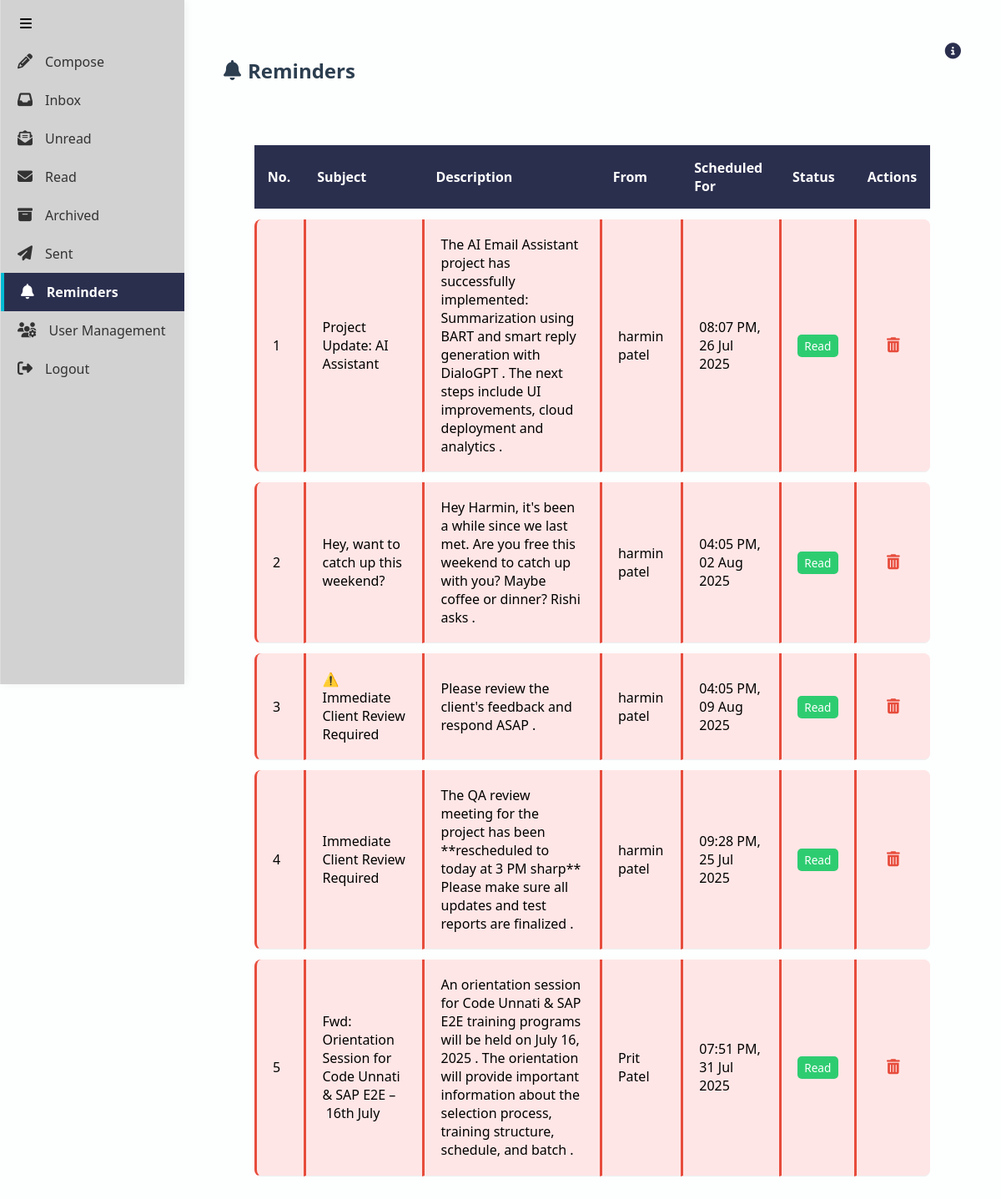
Page /reminders (signed in) on the earlier database version.
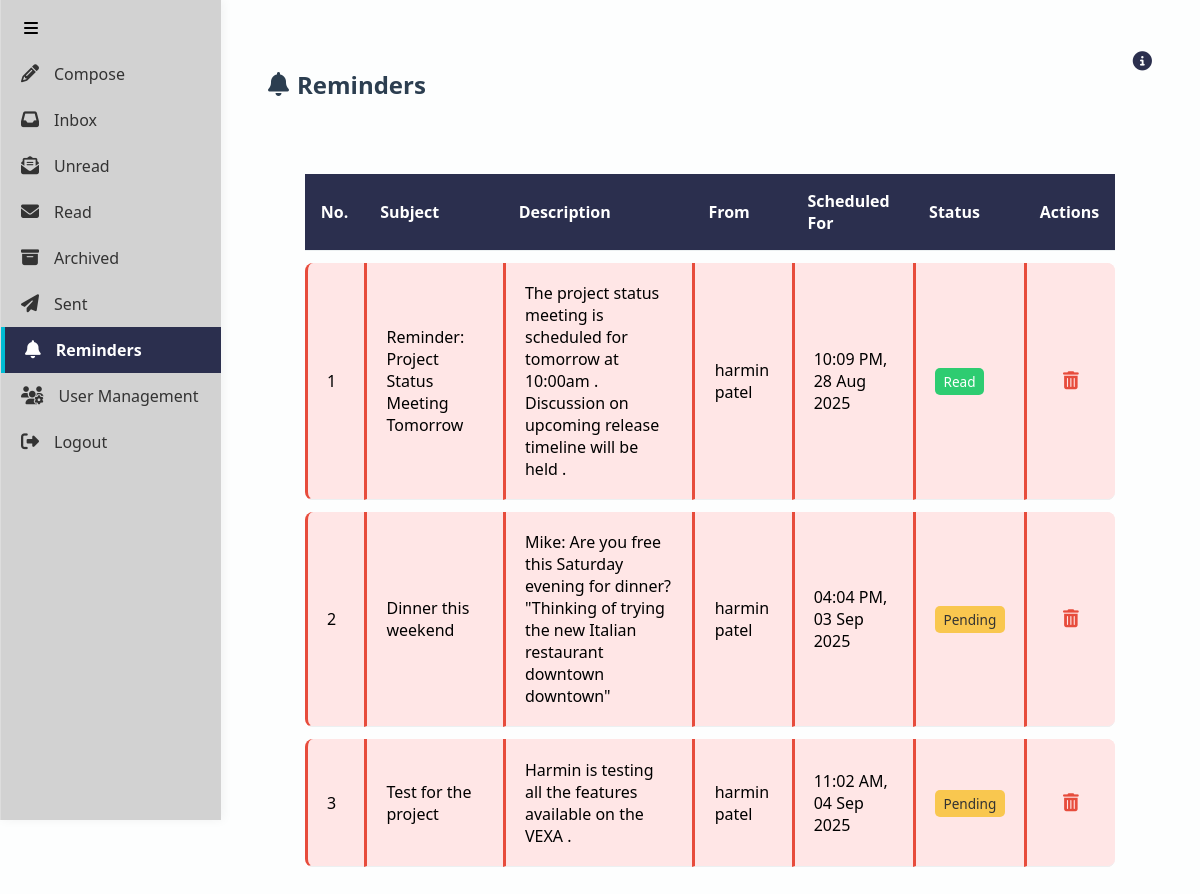
Same page on the later database version.
### models.py (models this page shows)
class EmailStatus(Base):
    __tablename__ = 'email_status'
    id = Column(Integer, primary_key=True)
    subject = Column(String)
    sender = Column(String)
    classification = Column(String)
    summary = Column(String)
    timestamp = Column(DateTime)
    read = Column(Boolean, default=False)
    archived = Column(Boolean, default=False)
    priority = Column(String(10), default='Low')
    smart_reply = Column(Text)
    body = Column(Text)
    attachments = Column(Text)
    reminder = Column(Boolean, default=False)

### app.py (the view)
@app.route('/reminders')
@login_required
def reminders():
    session = Session()
    reminders = session.query(EmailStatus).filter_by(reminder=True).all()
    from datetime import datetime
    for r in reminders:
        print(f"🕒 Reminder: {r.timestamp}, Now: {datetime.now()}, Delta: {r.timestamp - datetime.now()}")
    return render_template('reminder.html', reminders=reminders, active_page='reminder', get_urgency_class=get_urgency_class)

### app.py (called while the page is built)
@login_manager.user_loader
def load_user(user_id):
    session = Session()
    user = session.query(User).get(int(user_id))
    if user:
        session.expunge(user)  # Detach object from session
        print(f"Loaded user {user.email} is_admin={user.is_admin}")
    else:
        print(f"No user found for id {user_id}")
    session.close()
    return user

def get_urgency_class(timestamp):
    now = datetime.now()
    if timestamp < now:
        return 'overdue'         # 🔴 Time has already passed
    elif timestamp <= now + timedelta(hours=6):
        return 'urgent'          # 🟠 Within the next 6 hours
    else:
        return 'normal'          # 🟢 Future reminders

### templates/reminder.html (shortened to what this page needs)
<!DOCTYPE html>
<html lang="en">
<head>
  <link rel="stylesheet" href="{{ url_for('static', filename='style.css') }}?v=10">
  <link rel="stylesheet" href="https://cdnjs.cloudflare.com/ajax/libs/font-awesome/6.5.0/css/all.min.css" />
</head>
<body>
  <div class="sidebar" id="sidebar">
    <div class="toggle-sidebar" onclick="toggleSidebar()">
      <i class="fas fa-bars"></i>
    </div>
    <a href="{{ url_for('compose') }}" class="sidebar-btn {% if active_page == 'compose' %}active{% endif %}">
      <i class="fas fa-pencil-alt"></i><span>Compose</span>
    </a>
    <a href="{{ url_for('dashboard') }}?filter=inbox"
      class="sidebar-btn {% if active_page == 'inbox' %}active{% endif %}">
      <i class="fas fa-inbox"></i><span>Inbox</span>
    </a>
    <a href="{{ url_for('dashboard') }}?filter=unread"
      class="sidebar-btn {% if active_page == 'unread' %}active{% endif %}">
      <i class="fas fa-envelope-open-text"></i><span>Unread</span>
    </a>
    <a href="{{ url_for('dashboard') }}?filter=read"
      class="sidebar-btn {% if active_page == 'read' %}active{% endif %}">
      <i class="fas fa-envelope"></i><span>Read</span>
    </a>
    <a href="{{ url_for('dashboard') }}?filter=archived"
      class="sidebar-btn {% if active_page == 'archived' %}active{% endif %}">
      <i class="fas fa-archive"></i><span>Archived</span>
    </a>
    <a href="{{ url_for('sent') }}" class="sidebar-btn {% if active_page == 'sent' %}active{% endif %}">
      <i class="fas fa-paper-plane"></i><span>Sent</span>
    </a>
    <a href="{{ url_for('reminders') }}" class="sidebar-btn {% if active_page == 'reminder' %}active{% endif %}">
      <i class="fas fa-bell"></i><span>Reminders</span>
    </a>
    {% if current_user.is_authenticated and current_user.is_admin %}
    <a href="{{ url_for('user_management') }}" class="sidebar-btn">
      <i class="fas fa-users-cog"></i><span>User Management</span>
    </a>
    {% endif %}
    <a href="{{ url_for('logout') }}" class="sidebar-btn logout">
      <i class="fas fa-sign-out-alt"></i><span>Logout</span>
    </a>
  </div>
  <div class="main-content">
    <div class="top-bar">
      <h2><i class="fas fa-bell"></i> Reminders</h2>
      <div class="reminder-info-wrapper">
        <div class="info-hover">
          <i class="fas fa-info-circle" id="infoIcon" title="Reminder Color Guide"></i>
        </div>
      </div>
    </div>
    <div class="reminders-wrapper">
      {% if reminders %}
      <table class="reminders-table">
  <thead>
    <tr>
      <th>No.</th>
      <th>Subject</th>
      <th>Description</th>
      <th>From</th>
      <th>Scheduled For</th>
      <th>Status</th>
      <th>Actions</th>
    </tr>
  </thead>
  <tbody>
    {% for reminder in reminders %}
    <tr class="{{ get_urgency_class(reminder.timestamp) }}" class="reminder-mail">
      <td>{{ loop.index }}</td>
      <td>{{ reminder.subject }}</td>
      <td>{{ reminder.summary or 'No description' }}</td>
      <td title="{{ reminder.sender }}">
        {{ reminder.sender.split('<')[0].strip() if '<' in reminder.sender else reminder.sender }}
      </td>
      <td>{{ reminder.timestamp.strftime('%I:%M %p, %d %b %Y') }}</td>
      <td>
        <span class="badge {{ 'read' if reminder.read else 'pending' }}">
          {{ 'Read' if reminder.read else 'Pending' }}
        </span>
      </td>
      <td>
        <a href="{{ url_for('delete_reminder', id=reminder.id) }}" class="delete-btn-1" title="Delete Reminder">
          <i class="fas fa-trash-alt"></i>
        </a>
      </td>
    </tr>
    {% endfor %}
  </tbody>
</table>
      {% else %}
      <p>No reminders found.</p>
      {% endif %}
    </div>
  </div>
</body>
</html>

### static/style.css (style rules this page uses)
body { font-family: Arial, sans-serif; padding: 20px; background: #f4f6f8; }
h2 { color: #2c3e50; }
body { font-family: 'Segoe UI', sans-serif; background: #fdfefe; padding: 40px; }
table { width: 100%; border-collapse: collapse; margin-top: 15px; }
th, td { padding: 12px; text-align: left; border-bottom: 1px solid #ecf0f1; }
th { background: #3498db; }
.top-bar { display: flex; justify-content: space-between; align-items: center; }
.read { color: green; }
.sidebar { position: fixed; top: 0; right: 0; height: 100vh; width: 250px; background-color: #f9f9f9; display: flex; flex-direction: column; justify-content: flex-start; transition: width 0.3s ease; z-index: 100; border-left: 1px solid #ddd; overflow: hidden; }
.sidebar { width: 220px; background: #d2d2d2; height: 100vh; position: fixed; left: 0; top: 0; padding-top: 20px; transition: width 0.3s ease; box-shadow: 2px 0 10px rgba(0, 0, 0, 0.05); z-index: 999; }
.sidebar .toggle-sidebar { display: flex; justify-content: left; padding: 0px 0px 15px 23px; cursor: pointer; }
.sidebar-btn { display: flex; align-items: center; gap: 15px; padding: 12px 20px; color: #333; text-decoration: none; transition: background 0.3s; font-weight: 500; }
.sidebar-btn i { font-size: 18px; }
.main-content { margin-left: 220px; transition: margin-left 0.3s ease; }
:root { --card-bg: #f9f9f9; --card-bg-dark: #1e1e1e; --text-color: #333; --text-color-dark: #ddd; --muted: #777; --muted-dark: #aaa; --shadow: 0 2px 8px rgba(0, 0, 0, 0.08); --shadow-dark: 0 2px 10px rgba(255, 255, 255, 0.04); }
.sidebar-btn.active { background-color: #2b2f4e; color: #ffffff; font-weight: bold; border-left: 4px solid #00bcd4; }
.delete-btn-1 i { color: #e74c3c; font-size: 18px; transition: color 0.2s ease; display: flex; justify-content: center; margin: auto; align-items: center; }
.delete-btn-1 { margin: auto; }

### templates/reminder.html (style rules this page uses)
.reminders-wrapper { padding: 2rem; }
.reminders-table { width: 100%; border-collapse: collapse; margin-top: 1.5rem; padding: .3rem; background-color: white; overflow: hidden; }
.reminders-table th, .reminders-table td { padding: 1rem; text-align: left; }
.reminders-table th { background-color: #2b2f4e; font-weight: 600; }
.reminders-table td { font-size: .9rem; margin-bottom: 2rem; }
.delete-btn-1 { color: #e74c3c; text-decoration: none; font-size: 1.2rem; }
.top-bar h2 { margin-bottom: 0; display: flex; align-items: center; gap: 0.5rem; }
.badge { padding: 0.3em 0.6em; border-radius: 5px; font-size: 0.85rem; }
.badge.pending { background-color: #f9c74f; color: #333; }
.badge.read { background-color: #2ecc71; color: white; }
.overdue { background-color: #ffe6e6; border-left: 3px solid #e74c3c; }
.reminder-info-wrapper { position: relative; margin-bottom: 1.5rem; padding-left: 0.3rem; }
.info-hover { position: relative; display: inline-block; }
#infoIcon { font-size: 1.2rem; color: #2b2f4e; cursor: pointer; }
.reminders-table { width: 100%; border-collapse: separate; border-spacing: 0 12px; margin-top: 1.5rem; background-color: transparent }
.reminders-table thead th { background-color: #2b2f4e; color: white; font-weight: 600; padding: 1rem; text-align: left; }
.reminders-table td { background-color: white; font-size: 1rem; padding: 1.2rem; transition: transform 0.2s ease, box-shadow 0.2s ease; position: relative; z-index: 1; }
.reminders-table tbody tr td:first-child { border-top-left-radius: 8px; border-bottom-left-radius: 8px; }
.reminders-table tbody tr td:last-child { border-top-right-radius: 8px; border-bottom-right-radius: 8px; }
.overdue td { background-color: #ffe6e6 !important; border-left: 3px solid #e74c3c; }

Differences in the rows shown:
removed EmailStatus: subject "Project Update: AI Assistant", summary "The AI Email Assistant project has successfully implemented: Summarization using BART and smart reply generation with DialoGPT . The next steps include UI improvements, cloud deployment and analytics .", sender "harmin patel", timestamp "08:07 PM, 26 Jul 2025", read "Read"
removed EmailStatus: subject "Hey, want to catch up this weekend?", summary "Hey Harmin, it's been a while since we last met. Are you free this weekend to catch up with you? Maybe coffee or dinner? Rishi asks .", sender "harmin patel", timestamp "04:05 PM, 02 Aug 2025", read "Read"
removed EmailStatus: subject "⚠️ Immediate Client Review Required", summary "Please review the client's feedback and respond ASAP .", sender "harmin patel", timestamp "04:05 PM, 09 Aug 2025", read "Read"
removed EmailStatus: subject "Immediate Client Review Required", summary "The QA review meeting for the project has been **rescheduled to today at 3 PM sharp** Please make sure all updates and test reports are finalized .", sender "harmin patel", timestamp "09:28 PM, 25 Jul 2025", read "Read"
removed EmailStatus: subject "Fwd: Orientation Session for Code Unnati & SAP E2E – 16th July", summary "An orientation session for Code Unnati & SAP E2E training programs will be held on July 16, 2025 . The orientation will provide important information about the selection process, training structure, schedule, and batch .", sender "Prit Patel", timestamp "07:51 PM, 31 Jul 2025", read "Read"
added EmailStatus: subject "Reminder: Project Status Meeting Tomorrow", summary "The project status meeting is scheduled for tomorrow at 10:00am . Discussion on upcoming release timeline will be held .", sender "harmin patel", timestamp "10:09 PM, 28 Aug 2025", read "Read"
now on this page (row edited): EmailStatus: subject "Dinner this weekend", summary "Mike: Are you free this Saturday evening for dinner? \"Thinking of trying the new Italian restaurant downtown downtown\"", sender "harmin patel", timestamp "04:04 PM, 03 Sep 2025", read "Pending"
added EmailStatus: subject "Test for the project", summary "Harmin is testing all the features available on the VEXA .", sender "harmin patel", timestamp "11:02 AM, 04 Sep 2025", read "Pending"
